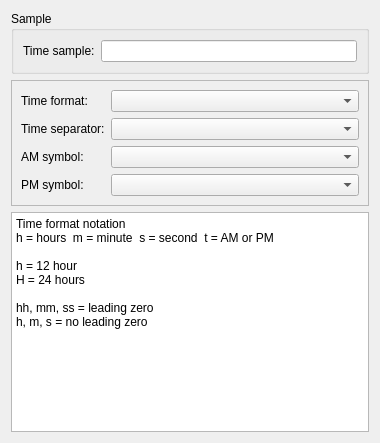
<?xml version="1.0" encoding="UTF-8"?>
<ui version="4.0">
 <class>regionaloptionstimewidget</class>
 <widget class="QWidget" name="regionaloptionstimewidget">
  <property name="geometry">
   <rect>
    <x>0</x>
    <y>0</y>
    <width>380</width>
    <height>443</height>
   </rect>
  </property>
  <property name="windowTitle">
   <string>Form</string>
  </property>
  <layout class="QGridLayout" name="gridLayout_3">
   <item row="0" column="0">
    <widget class="QGroupBox" name="TimpeSampleGroupBox">
     <property name="title">
      <string>Sample</string>
     </property>
     <layout class="QGridLayout" name="gridLayout">
      <item row="0" column="0">
       <widget class="QLabel" name="TimeSampleLabel">
        <property name="text">
         <string>Time sample:</string>
        </property>
        <property name="buddy">
         <cstring>TimeSampleLineEdit</cstring>
        </property>
       </widget>
      </item>
      <item row="0" column="1">
       <widget class="QLineEdit" name="TimeSampleLineEdit"/>
      </item>
     </layout>
    </widget>
   </item>
   <item row="1" column="0">
    <widget class="QFrame" name="DecimalFrame">
     <property name="frameShape">
      <enum>QFrame::StyledPanel</enum>
     </property>
     <property name="frameShadow">
      <enum>QFrame::Raised</enum>
     </property>
     <layout class="QFormLayout" name="formLayout">
      <item row="0" column="0">
       <widget class="QLabel" name="timeFormatLabel">
        <property name="text">
         <string>Time format:</string>
        </property>
        <property name="buddy">
         <cstring>timeFormatComboBox</cstring>
        </property>
       </widget>
      </item>
      <item row="1" column="0">
       <widget class="QLabel" name="timeSeparatorLabel">
        <property name="text">
         <string>Time separator:</string>
        </property>
        <property name="buddy">
         <cstring>timeSeparatorComboBox</cstring>
        </property>
       </widget>
      </item>
      <item row="2" column="0">
       <widget class="QLabel" name="timeAmSymbolLabel">
        <property name="text">
         <string>AM symbol:</string>
        </property>
        <property name="buddy">
         <cstring>timeAmSymbolComboBox</cstring>
        </property>
       </widget>
      </item>
      <item row="3" column="0">
       <widget class="QLabel" name="timePmSymbolLabel">
        <property name="text">
         <string>PM symbol:</string>
        </property>
        <property name="buddy">
         <cstring>timePmSymbolComboBox</cstring>
        </property>
       </widget>
      </item>
      <item row="0" column="1">
       <widget class="QComboBox" name="timeFormatComboBox"/>
      </item>
      <item row="1" column="1">
       <widget class="QComboBox" name="timeSeparatorComboBox"/>
      </item>
      <item row="2" column="1">
       <widget class="QComboBox" name="timeAmSymbolComboBox"/>
      </item>
      <item row="3" column="1">
       <widget class="QComboBox" name="timePmSymbolComboBox"/>
      </item>
     </layout>
    </widget>
   </item>
   <item row="2" column="0">
    <widget class="QTextBrowser" name="TimeFormatAnnotationTextBrowser">
     <property name="html">
      <string>&lt;!DOCTYPE HTML PUBLIC &quot;-//W3C//DTD HTML 4.0//EN&quot; &quot;http://www.w3.org/TR/REC-html40/strict.dtd&quot;&gt;
&lt;html&gt;&lt;head&gt;&lt;meta name=&quot;qrichtext&quot; content=&quot;1&quot; /&gt;&lt;style type=&quot;text/css&quot;&gt;
p, li { white-space: pre-wrap; }
&lt;/style&gt;&lt;/head&gt;&lt;body style=&quot; font-family:'Noto Sans'; font-size:9pt; font-weight:400; font-style:normal;&quot;&gt;
&lt;p style=&quot; margin-top:0px; margin-bottom:0px; margin-left:0px; margin-right:0px; -qt-block-indent:0; text-indent:0px;&quot;&gt;Time format notation&lt;/p&gt;
&lt;p style=&quot; margin-top:0px; margin-bottom:0px; margin-left:0px; margin-right:0px; -qt-block-indent:0; text-indent:0px;&quot;&gt;h = hours  m = minute  s = second  t = AM or PM&lt;/p&gt;
&lt;p style=&quot;-qt-paragraph-type:empty; margin-top:0px; margin-bottom:0px; margin-left:0px; margin-right:0px; -qt-block-indent:0; text-indent:0px;&quot;&gt;&lt;br /&gt;&lt;/p&gt;
&lt;p style=&quot; margin-top:0px; margin-bottom:0px; margin-left:0px; margin-right:0px; -qt-block-indent:0; text-indent:0px;&quot;&gt;h = 12 hour&lt;/p&gt;
&lt;p style=&quot; margin-top:0px; margin-bottom:0px; margin-left:0px; margin-right:0px; -qt-block-indent:0; text-indent:0px;&quot;&gt;H = 24 hours&lt;/p&gt;
&lt;p style=&quot;-qt-paragraph-type:empty; margin-top:0px; margin-bottom:0px; margin-left:0px; margin-right:0px; -qt-block-indent:0; text-indent:0px;&quot;&gt;&lt;br /&gt;&lt;/p&gt;
&lt;p style=&quot; margin-top:0px; margin-bottom:0px; margin-left:0px; margin-right:0px; -qt-block-indent:0; text-indent:0px;&quot;&gt;hh, mm, ss = leading zero&lt;/p&gt;
&lt;p style=&quot; margin-top:0px; margin-bottom:0px; margin-left:0px; margin-right:0px; -qt-block-indent:0; text-indent:0px;&quot;&gt;h, m, s = no leading zero&lt;/p&gt;&lt;/body&gt;&lt;/html&gt;</string>
     </property>
    </widget>
   </item>
  </layout>
 </widget>
 <tabstops>
  <tabstop>TimeSampleLineEdit</tabstop>
  <tabstop>timeFormatComboBox</tabstop>
  <tabstop>timeSeparatorComboBox</tabstop>
  <tabstop>timeAmSymbolComboBox</tabstop>
  <tabstop>timePmSymbolComboBox</tabstop>
  <tabstop>TimeFormatAnnotationTextBrowser</tabstop>
 </tabstops>
 <resources/>
 <connections/>
</ui>
